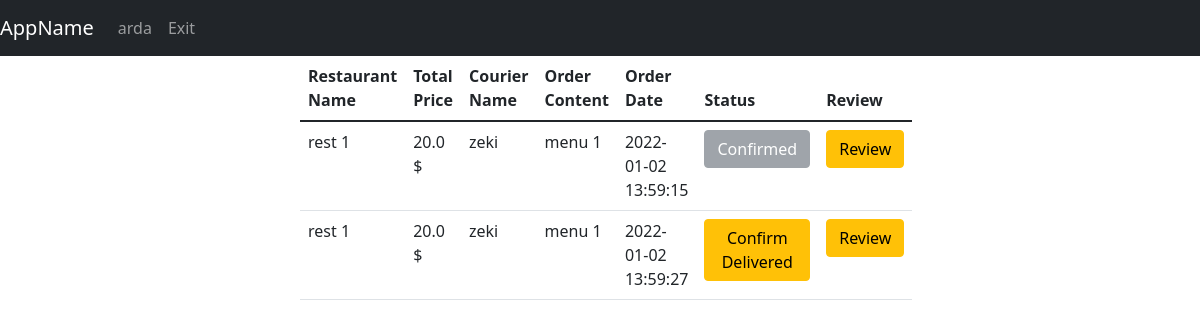
Before: /myOrders (signed in) with the older database file.
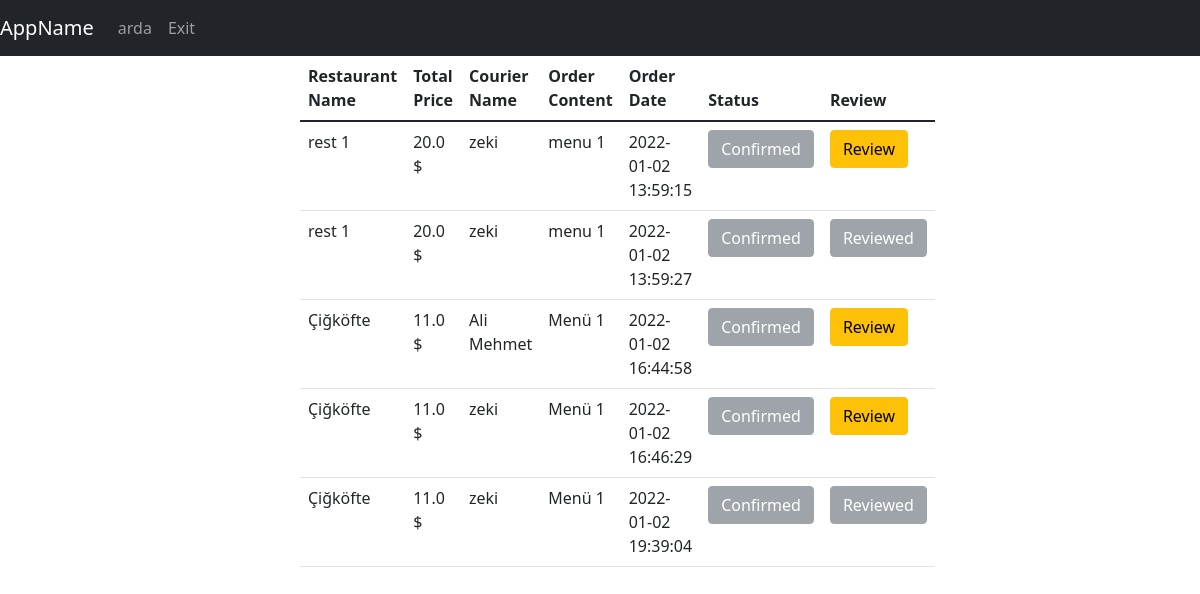
After: the same page with the newer database file.
### tables this page shows
CREATE TABLE restaurant(id INTEGER PRIMARY KEY, restaurantName varchar(30),address varchar(250),lat Text,lng Text,isOpen binary,averageRating REAL);

CREATE TABLE foodOrder(id INTEGER PRIMARY KEY,content TEXT,orderDate Date DEFAULT (datetime('now','localtime')),totalPrice REAL, is_delivered INTEGER DEFAULT(0), is_reviewed INTEGER DEFAULT(0), restaurantId INTEGER, courierID int REFERENCES couriers(id) ON UPDATE CASCADE, userUserName varchar(30) REFERENCES users(username) ON UPDATE CASCADE, FOREIGN KEY(restaurantId) REFERENCES restaurant(id));

CREATE TABLE couriers(id INTEGER PRIMARY KEY,name TEXT,is_available TEXT,lat REAL,lng, orderId int REFERENCES foodOrder(id) ON UPDATE CASCADE);

### app.py (the view)
@app.route("/myOrders", methods=["GET", "POST"])
def myOrders():
    with sqlite3.connect(DATABASE) as database:
        cursor = database.cursor()
    cursor.execute("SELECT foodOrder.totalPrice,foodOrder.orderDate,couriers.name, foodOrder.content, foodOrder.id, foodOrder.is_delivered, restaurant.restaurantName, foodOrder.is_reviewed, restaurant.id "
                   "FROM foodOrder INNER JOIN couriers ON couriers.id = foodOrder.courierID and foodOrder.userUserName=(?) INNER JOIN restaurant ON foodOrder.restaurantId = restaurant.id", (session["username"],))
    orders = cursor.fetchall()
    return render_template("user/list_user_orders.html", username=session["username"], data=orders)

### templates/user/list_user_orders.html (shortened to what this page needs)
{% extends 'base.html' %}
{% block navbar %}
<nav class="navbar navbar-expand-lg navbar-dark bg-dark">
    <a class="navbar-brand" href="#">AppName</a>
    <div class="collapse navbar-collapse" id="navbarNav">
        <ul class="navbar-nav">
          <li class="nav-item active"><a class="nav-link" href="/">{{username}}</a></li>
          <li class="nav-item active"><a class="nav-link" href="/exit">Exit</a></li>
        </ul>
    </div>
</nav>
{% endblock %}
{% block body %}
<center>
    <div class="col-md-6">
        <form action="/home" method="POST">
        <table class="table table-hover">
             <thead>
               <tr>
                 <th scope="col">Restaurant Name</th>
                 <th scope="col">Total Price</th>
                 <th scope="col">Courier Name</th>
                 <th scope="col">Order Content</th>
                 <th scope="col">Order Date</th>
                 <th scope="col">Status</th>
                 <th scope="col">Review</th>
               </tr>
             </thead>
             <tbody>
             {%for i in range(data|length)%}
               <tr>
                 <td>{{ data[i][6] }} </td>
                 <td>{{ data[i][0] }} $</td>
                 <td>{{ data[i][2] }}</td>
                 <td>{{ data[i][3] }}</td>
                 <td>{{ data[i][1] }}</td>
                   {% if data[i][5] == 1 %}
                       <td><button class="btn btn-secondary" disabled name="confirmedOrder" value="{{data[i][4]}}">Confirmed</button></td>
                   {% else %}
                       <td><button class="btn btn-warning" name="confirmedOrder" value="{{data[i][4]}}">Confirm Delivered</button></td>
                   {% endif %}
                   {% if data[i][7] == 1 %}
                       <td><button class="btn btn-secondary" disabled name="confirmedOrder" value="{{data[i][4]}}">Reviewed</button></td>
                   {% else %}
                       <td><a href="/reviewRestaurant?restId={{ data[i][8] }}&foodOrderId={{ data[i][4] }}" class="btn btn-warning" name="confirmedOrder" value="{{data[i][4]}}">Review</a></td>
                   {% endif %}
               </tr>
             {%endfor%}
             </tbody>
        </table>
        </form>
    </div>
</center>
{% endblock %}

### templates/base.html (shortened to what this page needs)
<!doctype html>
<html lang="en">
  <head>
    <link href="https://cdn.jsdelivr.net/npm/bootstrap@5.1.3/dist/css/bootstrap.min.css" rel="stylesheet">
  </head>
  <body>
  <div>
    {% block navbar %}
    {% endblock %}
  </div>
  <div>
    {% block body %}
    {% endblock %}
  </div>
  </body>
</html>

Changed rows visible on the page:
changed foodOrder (number 2 of 5 on the later page): is_delivered 0 → 1 (drawn); is_reviewed 0 → 1 (drawn)
added restaurant: restaurantName "Çiğköfte" "Çiğköfte" "Çiğköfte"
added foodOrder: totalPrice "11.0", content "Menü 1", orderDate "2022-01-02 16:44:58"
added couriers: name "Ali Mehmet"
added foodOrder: totalPrice "11.0", content "Menü 1", orderDate "2022-01-02 16:46:29"
added foodOrder: totalPrice "11.0", content "Menü 1", orderDate "2022-01-02 19:39:04"
Other visible differences:
list line gone: "Confirm Delivered Review"
new list line: "Confirmed Reviewed"
new list line: "$ Confirmed Review"
new list line: "zeki"
new list line: "$ Confirmed Reviewed"
